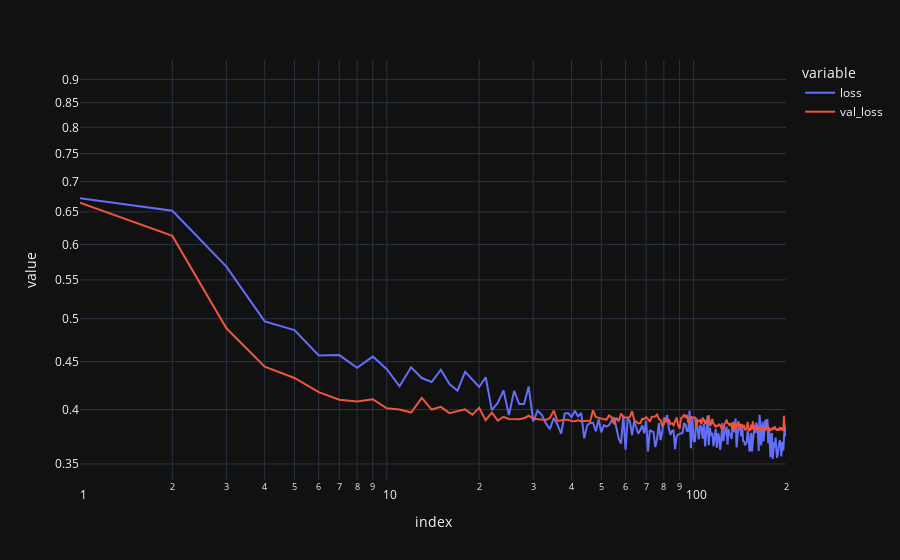

The cell this chart's notebook holds for it:
### Code cell
px.line(history, y=['loss', 'val_loss'], log_y=True, log_x=True).show()

### Figure 1 — Plotly figure (JSON) as saved in the notebook; plotly's stock layout.template omitted (floating-point values rounded to 4 significant figures; data arrays with more than 128 entries replaced by an {"elided": "..."} marker saying what was removed)
{"data": [{"hovertemplate": "variable=loss<br>index=%{x}<br>value=%{y}<extra></extra>", "legendgroup": "loss", "line": {"color": "#636efa", "dash": "solid"}, "marker": {"symbol": "circle"}, "mode": "lines", "name": "loss", "orientation": "v", "showlegend": true, "x": {"elided": "201 int values"}, "xaxis": "x", "y": {"elided": "201 float values"}, "yaxis": "y", "type": "scatter"}, {"hovertemplate": "variable=val_loss<br>index=%{x}<br>value=%{y}<extra></extra>", "legendgroup": "val_loss", "line": {"color": "#EF553B", "dash": "solid"}, "marker": {"symbol": "circle"}, "mode": "lines", "name": "val_loss", "orientation": "v", "showlegend": true, "x": {"elided": "201 int values"}, "xaxis": "x", "y": {"elided": "201 float values"}, "yaxis": "y", "type": "scatter"}], "layout": {"xaxis": {"anchor": "y", "domain": [0.0, 1.0], "title": {"text": "index"}, "type": "log"}, "yaxis": {"anchor": "x", "domain": [0.0, 1.0], "title": {"text": "value"}, "type": "log"}, "legend": {"title": {"text": "variable"}, "tracegroupgap": 0}, "margin": {"t": 60}}}
